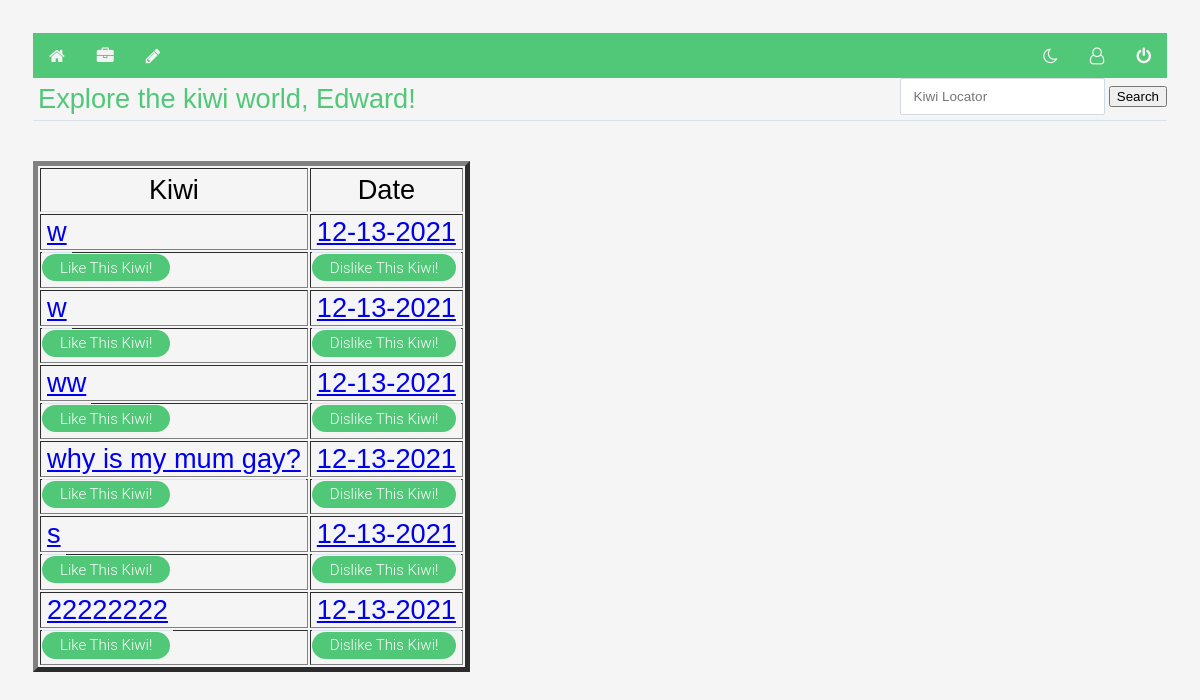
The app's page /index (signed in) with its own data.
### models.py (models this page shows, shortened)
class Note(db.Model):
    id = db.Column("id", db.Integer, primary_key=True)
    title = db.Column("title", db.String(200))
    text = db.Column("text", db.String(100))
    date = db.Column("date", db.String(50))
    user_id = db.Column(db.Integer,db.ForeignKey("user.id"), nullable = False)
    comments = db.relationship("Comment", backref="note",cascade = "all, delete-orphan", lazy=True)
    score = db.Column("score", db.Integer)
    votes = db.Column("totalVotes", db.Integer)

### flask06.py (the view)
@app.route('/')
@app.route('/index')
def index():
    if session.get('user'):
        all_notes = db.session.query(Note).all()
        return render_template('index.html', notes=all_notes, user=session['user'])
    else:
        return redirect(url_for('register'))

### forms.py
class SearchForm(FlaskForm):
    results = StringField('Results', validators=[DataRequired()])
    submit = SubmitField("Submit")

### flask06.py (called while the page is built)
@app.context_processor
def base():
    form = SearchForm()
    return dict(form=form)

### templates/index.html (shortened to what this page needs)
<!DOCTYPE html>
<html lang="en">
<head>
    <link rel="stylesheet" href="{{ url_for('static', filename='main.css') }}">
    <link rel="stylesheet" href="{{ url_for('static', filename='forms.css') }}">
    <link rel="stylesheet" href="https://cdnjs.cloudflare.com/ajax/libs/font-awesome/4.7.0/css/font-awesome.css">
</head>
<body>
 <div class="topnav">
        <nav>
            <a class="fa fa-home" href="{{url_for('index')}}"></a>
            <a class="fa fa-briefcase" href="{{url_for('get_notes')}}"></a>
            <a class="fa fa-pencil" href="{{url_for('new_note')}}"></a>
            {% if user %}
            <div class="topnav-right">
                <a class="fa fa-moon-o" onclick="myFunction()"></a>
                <a class="fa fa-user-o" href="{{url_for('get_accounts')}}"></a>
                <a class="fa fa-power-off" href="{{url_for('logout')}}"></a>
            </div>
            {% else %}
            <a href="{{url_for('login')}}">Login</a>
            <a href="{{url_for('register')}}">Register</a>
            {% endif %}
        </nav>
    </div>
<body>
    <div class="searchStuff">
        <form method="POST" action="{{ url_for('search')}}" class="searching">
            <input class="form-search" type="search" placeholder="Kiwi Locator" aria-label="Locate" name="results">
            <button class="search-btn" type="submit">Search</button>
        </form>
    </div>
    <h1 class="title">Explore the kiwi world, {{user}}!</h1>
    <table border="5">
        <th class="title">Kiwi</th>
        <th class="title">Date</th>
        {% for note in notes %}
        <tr>
            <td><a class="title" href="{{ url_for('get_note', note_id=note.id) }}">{{ note.title }}</a></td>
            <td><a class="title" href="{{ url_for('get_note', note_id=note.id) }}">{{ note.date }}</a></td>
        </tr>
        <td><a class="button3" href="{{ url_for('get_note', note_id=note.id) }}">Like This Kiwi!</a></td>
        <td><a class="button3" href="{{ url_for('get_note', note_id=note.id) }}">Dislike This Kiwi!</a></td>
        {% endfor %}
    </table>
</body>
</html>

### static/main.css (style rules this page uses)
body { padding: 30px 30px; background: light grey; }
h1 { color: #50C878; }
.topnav { background-color: #50C878; overflow: hidden; }
.topnav a { float: left; color: #f2f2f2; text-align: center; padding: 14px 16px; text-decoration: none; font-size: 17px; }
.topnav-right { float: right; }
.searchStuff { float: right; }
a.button3 { display:inline-block; padding:0.3em 1.2em; margin:0 0.3em 0.3em 0; border-radius:2em; box-sizing: border-box; text-decoration:none; font-family:'Roboto',sans-serif; font-weight:300; color:#FFFFFF; background-color: #50C878; text-align:center; transition: all 0.2s; }
body { padding: 25px; background-color: #F5F5F5; color: black; font-size: 15px; font-family: Helvetica, sans-serif; }

### static/forms.css (style rules this page uses)
form { width: 100%; }
.title { font-size: 1.7rem; font-weight: 300; border-bottom: 1px solid #dbe3ec; padding: 5px; margin: 0 0 40px 0; }
input, textarea { padding: 10px 13px; margin-bottom: 15px; border-radius: 2px; border: 1px solid #d4d9e3; font-weight: 200; color: #4d5060; font-family: 'Poppins', sans-serif; font-size: .9em; }

### records on screen
Note: title "w", date "12-13-2021"
Note: title "w", date "12-13-2021"
Note: title "ww", date "12-13-2021"
Note: title "why is my mum gay?", date "12-13-2021"
Note: title "s", date "12-13-2021"
Note: title "22222222", date "12-13-2021"

### other values on screen
{{ user }} "Edward"
